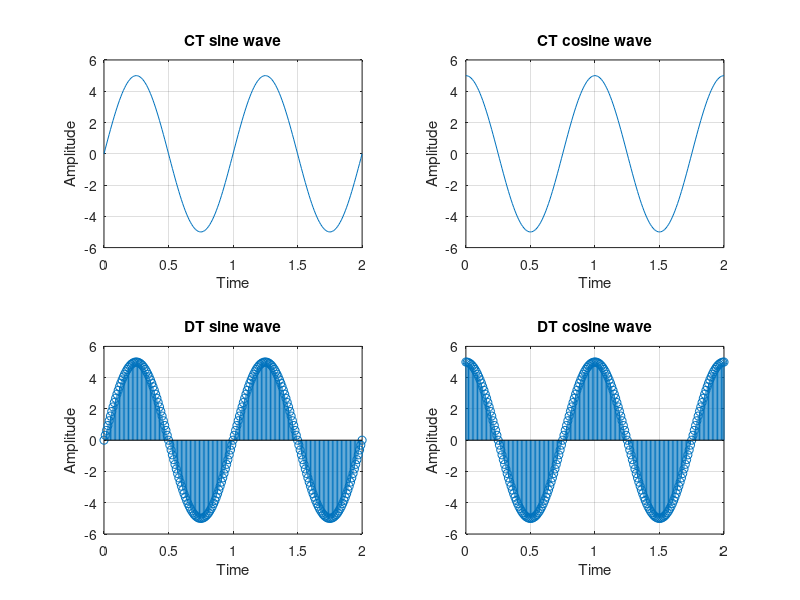

MATLAB code for this plot:
t = 0:0.01:2;
a = 5;
f = 1;

y1 = a * sin(2 * pi * f * t);
x = t;
subplot(2, 2, 1)
plot(x, y1);
grid on;

title("CT sine wave")
xlabel("Time");
ylabel("Amplitude");

y2 = a * cos(2 * pi * f * t);
subplot(2, 2, 2);
plot(x, y2);
grid on;

title("CT cosine wave")
xlabel("Time");
ylabel("Amplitude");

subplot(2, 2, 3);
stem(x, y1);
grid on;

title("DT sine wave")
xlabel("Time");
ylabel("Amplitude");

subplot(2, 2, 4);
stem(x, y2);
grid on;

title("DT cosine wave")
xlabel("Time");
ylabel("Amplitude");

